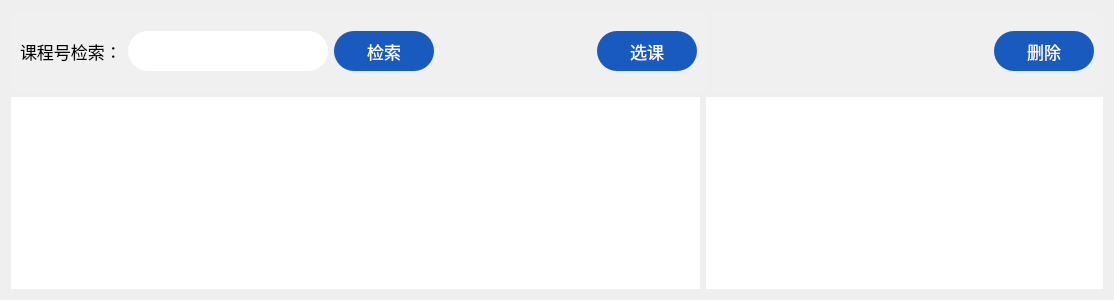
          <widget class="QWidget" name="page_4">
           <layout class="QGridLayout" name="gridLayout_20">
            <item row="0" column="0" colspan="2">
             <widget class="QWidget" name="widget_3" native="true">
              <property name="minimumSize">
               <size>
                <width>0</width>
                <height>80</height>
               </size>
              </property>
              <property name="styleSheet">
               <string notr="true">
background-color: #F0F0F0;</string>
              </property>
              <layout class="QHBoxLayout" name="horizontalLayout">
               <item>
                <widget class="QLabel" name="label_16">
                 <property name="maximumSize">
                  <size>
                   <width>125</width>
                   <height>16777215</height>
                  </size>
                 </property>
                 <property name="font">
                  <font>
                   <family>微软雅黑</family>
                   <pointsize>13</pointsize>
                  </font>
                 </property>
                 <property name="text">
                  <string>课程号检索：</string>
                 </property>
                </widget>
               </item>
               <item>
                <widget class="QLineEdit" name="Cname_2">
                 <property name="minimumSize">
                  <size>
                   <width>200</width>
                   <height>40</height>
                  </size>
                 </property>
                 <property name="maximumSize">
                  <size>
                   <width>240</width>
                   <height>40</height>
                  </size>
                 </property>
                 <property name="font">
                  <font>
                   <family>微软雅黑</family>
                   <pointsize>13</pointsize>
                  </font>
                 </property>
                 <property name="styleSheet">
                  <string notr="true">border-radius: 20px;
background-color: #ffffff;
padding-left: 12;</string>
                 </property>
                 <property name="frame">
                  <bool>true</bool>
                 </property>
                </widget>
               </item>
               <item>
                <widget class="QPushButton" name="Btn_SearchCourse">
                 <property name="minimumSize">
                  <size>
                   <width>100</width>
                   <height>40</height>
                  </size>
                 </property>
                 <property name="maximumSize">
                  <size>
                   <width>110</width>
                   <height>40</height>
                  </size>
                 </property>
                 <property name="font">
                  <font>
                   <family>微软雅黑</family>
                   <pointsize>13</pointsize>
                  </font>
                 </property>
                 <property name="styleSheet">
                  <string notr="true">QPushButton {
	border-radius: 20px;
	background : #185ABD;
	color: #ffffff
}

QPushButton:hover {
    background-color: #1651AA;
}

QPushButton:pressed {
    background-color: #185ABD;
}</string>
                 </property>
                 <property name="text">
                  <string>检索</string>
                 </property>
                </widget>
               </item>
               <item>
                <spacer name="horizontalSpacer_5">
                 <property name="orientation">
                  <enum>Qt::Horizontal</enum>
                 </property>
                 <property name="sizeHint" stdset="0">
                  <size>
                   <width>157</width>
                   <height>20</height>
                  </size>
                 </property>
                </spacer>
               </item>
               <item>
                <widget class="QPushButton" name="Btn_SelectCourse">
                 <property name="minimumSize">
                  <size>
                   <width>100</width>
                   <height>40</height>
                  </size>
                 </property>
                 <property name="maximumSize">
                  <size>
                   <width>110</width>
                   <height>40</height>
                  </size>
                 </property>
                 <property name="font">
                  <font>
                   <family>微软雅黑</family>
                   <pointsize>13</pointsize>
                  </font>
                 </property>
                 <property name="styleSheet">
                  <string notr="true">QPushButton {
	border-radius: 20px;
	background : #185ABD;
	color: #ffffff
}

QPushButton:hover {
    background-color: #1651AA;
}

QPushButton:pressed {
    background-color: #185ABD;
}</string>
                 </property>
                 <property name="text">
                  <string>选课</string>
                 </property>
                </widget>
               </item>
              </layout>
             </widget>
            </item>
            <item row="0" column="2">
             <widget class="QWidget" name="widget_5" native="true">
              <property name="minimumSize">
               <size>
                <width>0</width>
                <height>80</height>
               </size>
              </property>
              <property name="styleSheet">
               <string notr="true">
background-color: #F0F0F0;</string>
              </property>
              <layout class="QHBoxLayout" name="horizontalLayout_2">
               <item>
                <spacer name="horizontalSpacer_6">
                 <property name="orientation">
                  <enum>Qt::Horizontal</enum>
                 </property>
                 <property name="sizeHint" stdset="0">
                  <size>
                   <width>273</width>
                   <height>20</height>
                  </size>
                 </property>
                </spacer>
               </item>
               <item>
                <widget class="QPushButton" name="Btn_deleteCourse">
                 <property name="minimumSize">
                  <size>
                   <width>100</width>
                   <height>40</height>
                  </size>
                 </property>
                 <property name="maximumSize">
                  <size>
                   <width>110</width>
                   <height>40</height>
                  </size>
                 </property>
                 <property name="font">
                  <font>
                   <family>微软雅黑</family>
                   <pointsize>13</pointsize>
                  </font>
                 </property>
                 <property name="styleSheet">
                  <string notr="true">QPushButton {
	border-radius: 20px;
	background : #185ABD;
	color: #ffffff
}

QPushButton:hover {
    background-color: #1651AA;
}

QPushButton:pressed {
    background-color: #185ABD;
}</string>
                 </property>
                 <property name="text">
                  <string>删除</string>
                 </property>
                </widget>
               </item>
              </layout>
             </widget>
            </item>
            <item row="1" column="0">
             <widget class="QTableWidget" name="ScoreTable_3">
              <property name="font">
               <font>
                <family>微软雅黑</family>
                <pointsize>-1</pointsize>
               </font>
              </property>
              <property name="focusPolicy">
               <enum>Qt::NoFocus</enum>
              </property>
              <property name="contextMenuPolicy">
               <enum>Qt::DefaultContextMenu</enum>
              </property>
              <property name="autoFillBackground">
               <bool>false</bool>
              </property>
              <property name="styleSheet">
               <string notr="true">QHeaderView {
	background:transparent;  
	border:none;      
}

QHeaderView::section {      
	color: #292A29;
	background:#FFFFFF;     
	border:none;                 
    min-height:60px;               
    max-height:60px;               
 
    margin-left:0px; 
    padding-left: 8px;            
    padding-bottom: 10px; 
	border-bottom:2px solid #D9D9D9 ; 
}
 
QTableWidget {
    background:#FFFFFF;           
    border:none;                 
 
    font-size:13px;                
    font-family: &quot;微软雅黑&quot;; 
    color: #535353;                
}
 
QTableWidget::item              
{
    border-bottom:1px solid #E8E8E8 ; 
	padding-left: 8px;
}
 
QTableWidget::item::selected      
{       
	color: #1651AA;
    background:  #F0F0F0;                      
}
 
QScrollBar::handle:vertical      
{
    background: #8C8C8C;      
    border-radius:7px;                 
    width: 2px;                    
}

QScrollBar::handle:horizontal      
{
    background: #8C8C8C;     
    border-radius:7px;                 
    height: 2px;                      
}

QScrollBar::sub-line:vertical, QScrollBar::add-line:vertical,
QScrollBar::sub-line:horizontal, QScrollBar::add-line:horizontal {
    width: 0;
    height: 0;
}</string>
              </property>
              <property name="frameShape">
               <enum>QFrame::NoFrame</enum>
              </property>
              <property name="frameShadow">
               <enum>QFrame::Plain</enum>
              </property>
              <property name="sizeAdjustPolicy">
               <enum>QAbstractScrollArea::AdjustIgnored</enum>
              </property>
              <property name="editTriggers">
               <set>QAbstractItemView::NoEditTriggers</set>
              </property>
              <property name="showDropIndicator" stdset="0">
               <bool>true</bool>
              </property>
              <property name="alternatingRowColors">
               <bool>false</bool>
              </property>
              <property name="selectionBehavior">
               <enum>QAbstractItemView::SelectRows</enum>
              </property>
              <property name="textElideMode">
               <enum>Qt::ElideRight</enum>
              </property>
              <property name="showGrid">
               <bool>false</bool>
              </property>
              <property name="gridStyle">
               <enum>Qt::SolidLine</enum>
              </property>
              <property name="sortingEnabled">
               <bool>true</bool>
              </property>
              <attribute name="horizontalHeaderVisible">
               <bool>false</bool>
              </attribute>
              <attribute name="horizontalHeaderCascadingSectionResizes">
               <bool>true</bool>
              </attribute>
              <attribute name="horizontalHeaderMinimumSectionSize">
               <number>40</number>
              </attribute>
              <attribute name="horizontalHeaderDefaultSectionSize">
               <number>125</number>
              </attribute>
              <attribute name="horizontalHeaderHighlightSections">
               <bool>true</bool>
              </attribute>
              <attribute name="horizontalHeaderShowSortIndicator" stdset="0">
               <bool>true</bool>
              </attribute>
              <attribute name="horizontalHeaderStretchLastSection">
               <bool>true</bool>
              </attribute>
              <attribute name="verticalHeaderVisible">
               <bool>false</bool>
              </attribute>
              <attribute name="verticalHeaderCascadingSectionResizes">
               <bool>false</bool>
              </attribute>
              <attribute name="verticalHeaderMinimumSectionSize">
               <number>25</number>
              </attribute>
              <attribute name="verticalHeaderDefaultSectionSize">
               <number>40</number>
              </attribute>
              <attribute name="verticalHeaderShowSortIndicator" stdset="0">
               <bool>true</bool>
              </attribute>
              <attribute name="verticalHeaderStretchLastSection">
               <bool>false</bool>
              </attribute>
             </widget>
            </item>
            <item row="1" column="1" colspan="2">
             <widget class="QTableWidget" name="ScoreTable_4">
              <property name="font">
               <font>
                <family>微软雅黑</family>
                <pointsize>-1</pointsize>
               </font>
              </property>
              <property name="focusPolicy">
               <enum>Qt::NoFocus</enum>
              </property>
              <property name="autoFillBackground">
               <bool>false</bool>
              </property>
              <property name="styleSheet">
               <string notr="true">QHeaderView {
	background:transparent;  
	border:none;      
}

QHeaderView::section {      
	color: #292A29;
	background:#FFFFFF;     
	border:none;                 
    min-height:60px;               
    max-height:60px;               
 
    margin-left:0px; 
    padding-left: 8px;            
    padding-bottom: 10px; 
	border-bottom:2px solid #D9D9D9 ; 
}
 
QTableWidget {
    background:#FFFFFF;           
    border:none;                 
 
    font-size:13px;                
    font-family: &quot;微软雅黑&quot;; 
    color: #535353;                
}
 
QTableWidget::item              
{
    border-bottom:1px solid #E8E8E8 ; 
	padding-left: 8px;
}
 
QTableWidget::item::selected      
{       
	color: #1651AA;
    background:  #F0F0F0;                      
}
 
QScrollBar::handle:vertical      
{
    background: #8C8C8C;      
    border-radius:7px;                 
    width: 2px;                    
}

QScrollBar::handle:horizontal      
{
    background: #8C8C8C;     
    border-radius:7px;                 
    height: 2px;                      
}

QScrollBar::sub-line:vertical, QScrollBar::add-line:vertical,
QScrollBar::sub-line:horizontal, QScrollBar::add-line:horizontal {
    width: 0;
    height: 0;
}</string>
              </property>
              <property name="frameShape">
               <enum>QFrame::NoFrame</enum>
              </property>
              <property name="frameShadow">
               <enum>QFrame::Plain</enum>
              </property>
              <property name="sizeAdjustPolicy">
               <enum>QAbstractScrollArea::AdjustIgnored</enum>
              </property>
              <property name="editTriggers">
               <set>QAbstractItemView::NoEditTriggers</set>
              </property>
              <property name="showDropIndicator" stdset="0">
               <bool>true</bool>
              </property>
              <property name="alternatingRowColors">
               <bool>false</bool>
              </property>
              <property name="selectionBehavior">
               <enum>QAbstractItemView::SelectRows</enum>
              </property>
              <property name="textElideMode">
               <enum>Qt::ElideRight</enum>
              </property>
              <property name="showGrid">
               <bool>false</bool>
              </property>
              <property name="gridStyle">
               <enum>Qt::SolidLine</enum>
              </property>
              <property name="sortingEnabled">
               <bool>true</bool>
              </property>
              <attribute name="horizontalHeaderVisible">
               <bool>false</bool>
              </attribute>
              <attribute name="horizontalHeaderCascadingSectionResizes">
               <bool>true</bool>
              </attribute>
              <attribute name="horizontalHeaderMinimumSectionSize">
               <number>40</number>
              </attribute>
              <attribute name="horizontalHeaderDefaultSectionSize">
               <number>125</number>
              </attribute>
              <attribute name="horizontalHeaderHighlightSections">
               <bool>true</bool>
              </attribute>
              <attribute name="horizontalHeaderShowSortIndicator" stdset="0">
               <bool>true</bool>
              </attribute>
              <attribute name="horizontalHeaderStretchLastSection">
               <bool>true</bool>
              </attribute>
              <attribute name="verticalHeaderVisible">
               <bool>false</bool>
              </attribute>
              <attribute name="verticalHeaderCascadingSectionResizes">
               <bool>false</bool>
              </attribute>
              <attribute name="verticalHeaderMinimumSectionSize">
               <number>25</number>
              </attribute>
              <attribute name="verticalHeaderDefaultSectionSize">
               <number>40</number>
              </attribute>
              <attribute name="verticalHeaderShowSortIndicator" stdset="0">
               <bool>true</bool>
              </attribute>
              <attribute name="verticalHeaderStretchLastSection">
               <bool>false</bool>
              </attribute>
             </widget>
            </item>
           </layout>
          </widget>
